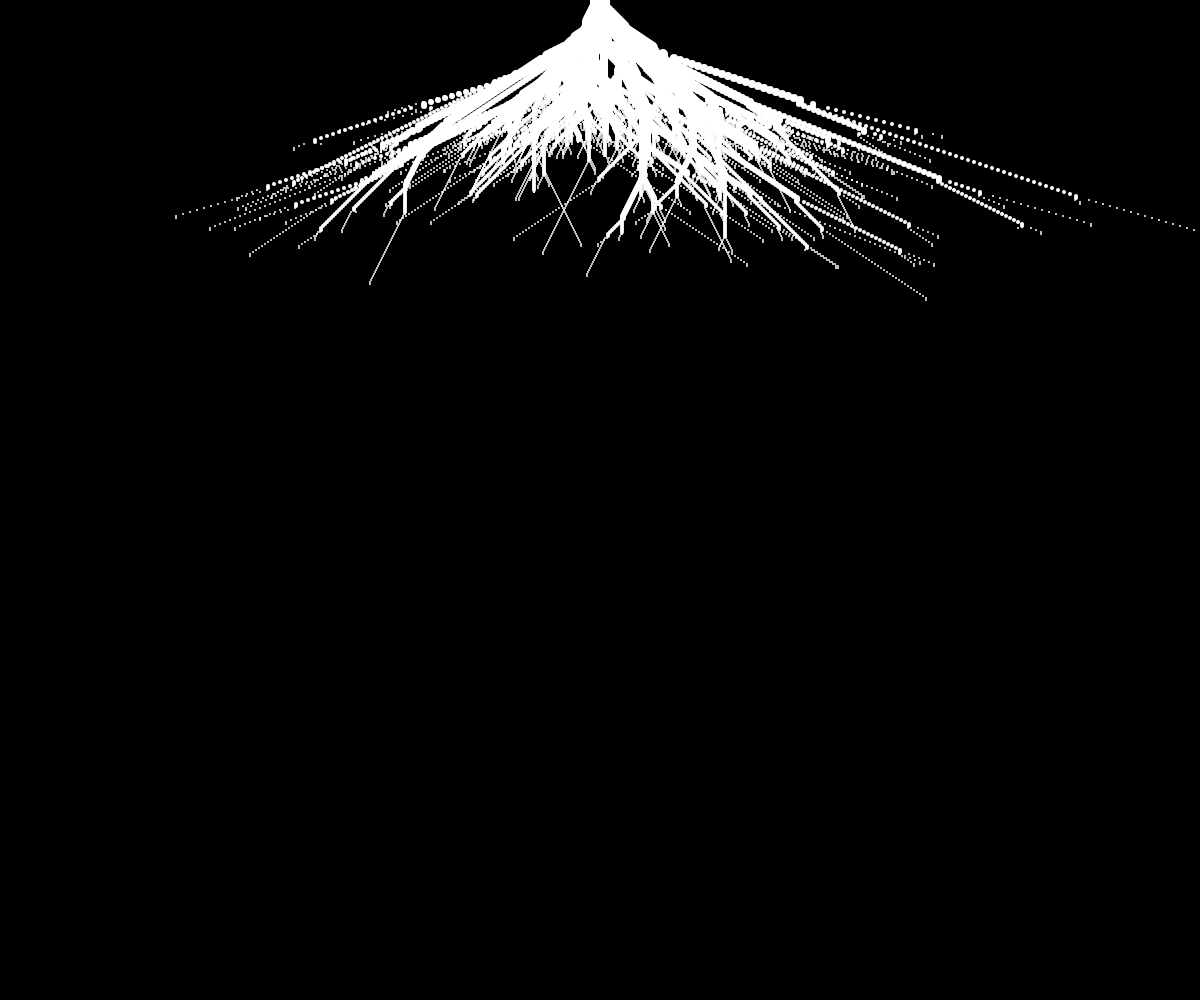
Frame 1 (no input)
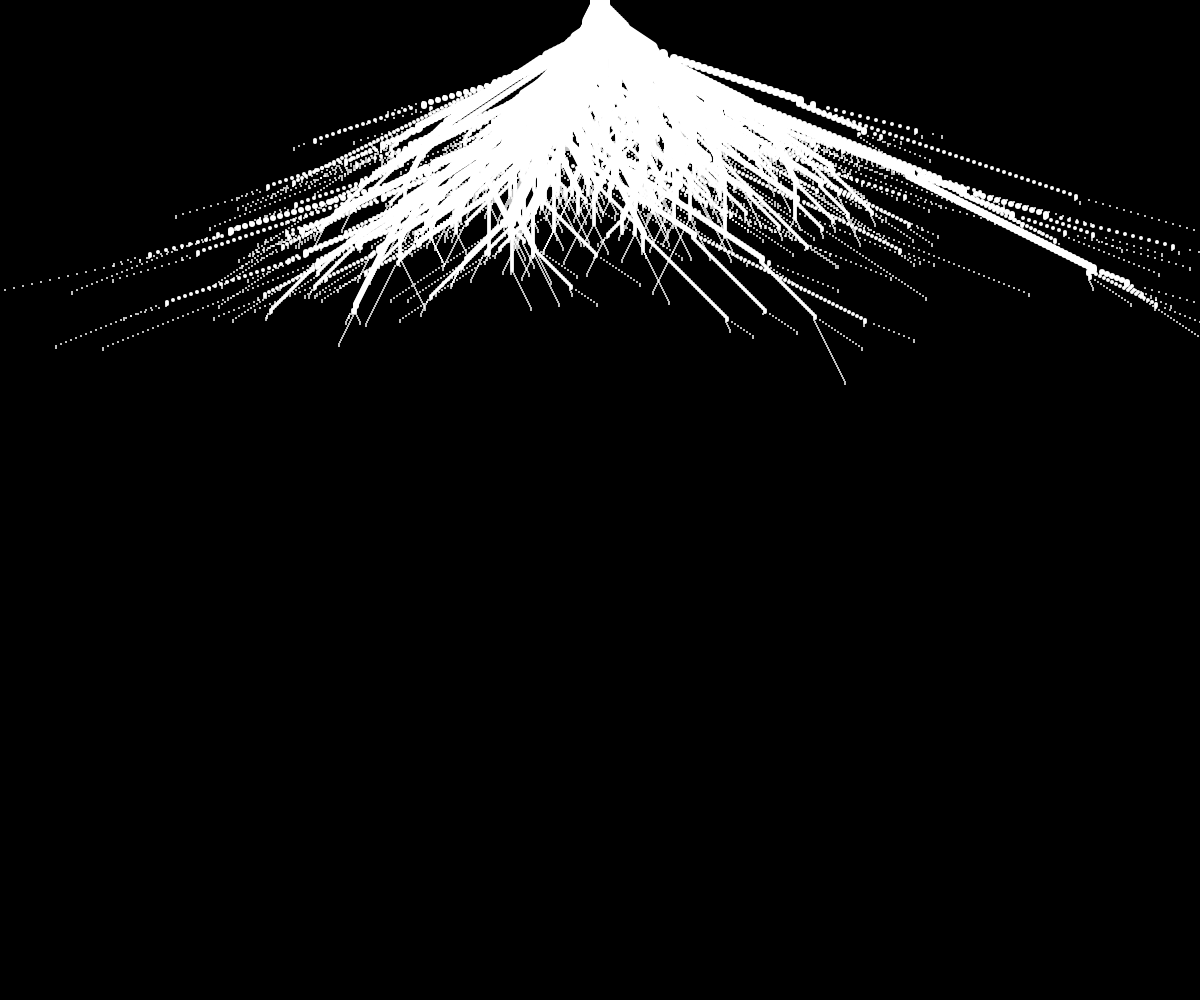
Frame 2 (the mouse pressed at the canvas centre, redrawn once)

The p5.js sketch that drew these frames (run headless with seeded random() and noise() and a simulated clock; the mouse was pressed at the canvas centre and the sketch redrawn once):

// p5.js sketch
// ── sketch.js
var cr;
function setup() {
  createCanvas(windowWidth,windowHeight);
  background(0);
  noStroke();
  noLoop();
  cr = random(200000);
  randomSeed(cr);
}

function draw() {
  branch(width/2,0,0,20);
}

function branch(x,y,d,s){
  if(s<=1){
    return 0;
  } else {
    if(random(10)>9){
      ellipse(x,y,s,s);
      branch(x-d,y+2,d-1,s-2);
      branch(x+d,y+2,d+1,s-2);
    } else {
      ellipse(x+d,y,s,s);
      branch(x+d,y+2,d,s);
    }
  }
}
